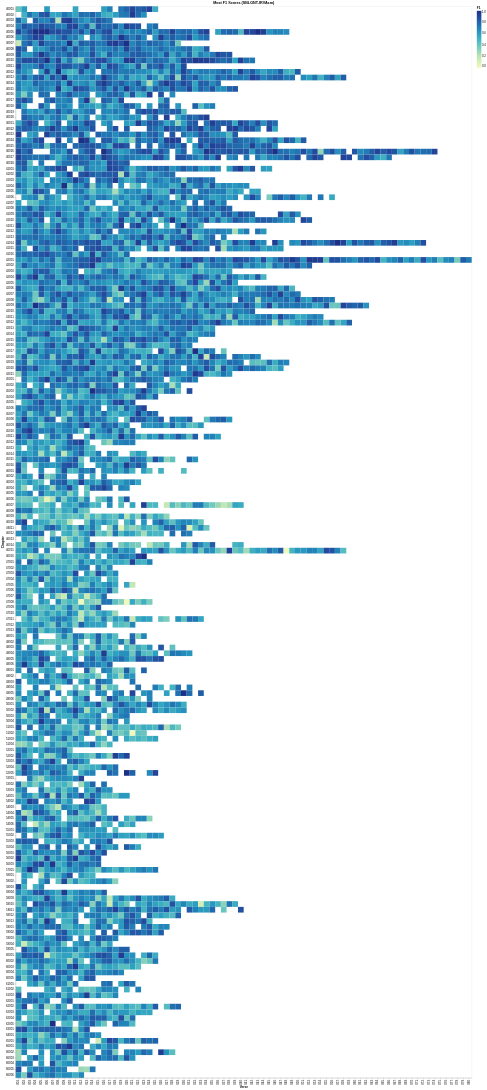

The notebook cell this image was saved under:
### Code cell
range = "Most"
chart = alt.Chart(source, title=f"{range} F1 Scores ({sourceid}-{targetid})").mark_rect().encode(
    x='Verse:O',
    y='Chapter:O',
    color='F1:Q',
    tooltip=['Reference', 'F1', 'Precision', 'Recall']
)
chart.save(f'{range}.html')
chart

### Figure 1 — Vega-Lite specification as saved in the notebook (floating-point values rounded to 4 significant figures; data arrays with more than 128 entries replaced by an {"elided": "..."} marker saying what was removed)
{"config": {"view": {"continuousWidth": 300, "continuousHeight": 300}}, "data": {"name": "data-6e97697bc5ff94e7d7a12c33b76c59ef"}, "mark": {"type": "rect"}, "encoding": {"color": {"field": "F1", "type": "quantitative"}, "tooltip": [{"field": "Reference", "type": "nominal"}, {"field": "F1", "type": "quantitative"}, {"field": "Precision", "type": "quantitative"}, {"field": "Recall", "type": "quantitative"}], "x": {"field": "Verse", "type": "ordinal"}, "y": {"field": "Chapter", "type": "ordinal"}}, "title": "Most F1 Scores (SBLGNT-IRVAsm)", "$schema": "https://vega.github.io/schema/vega-lite/v5.20.1.json", "datasets": {"data-6e97697bc5ff94e7d7a12c33b76c59ef": {"elided": "4995 records"}}}
